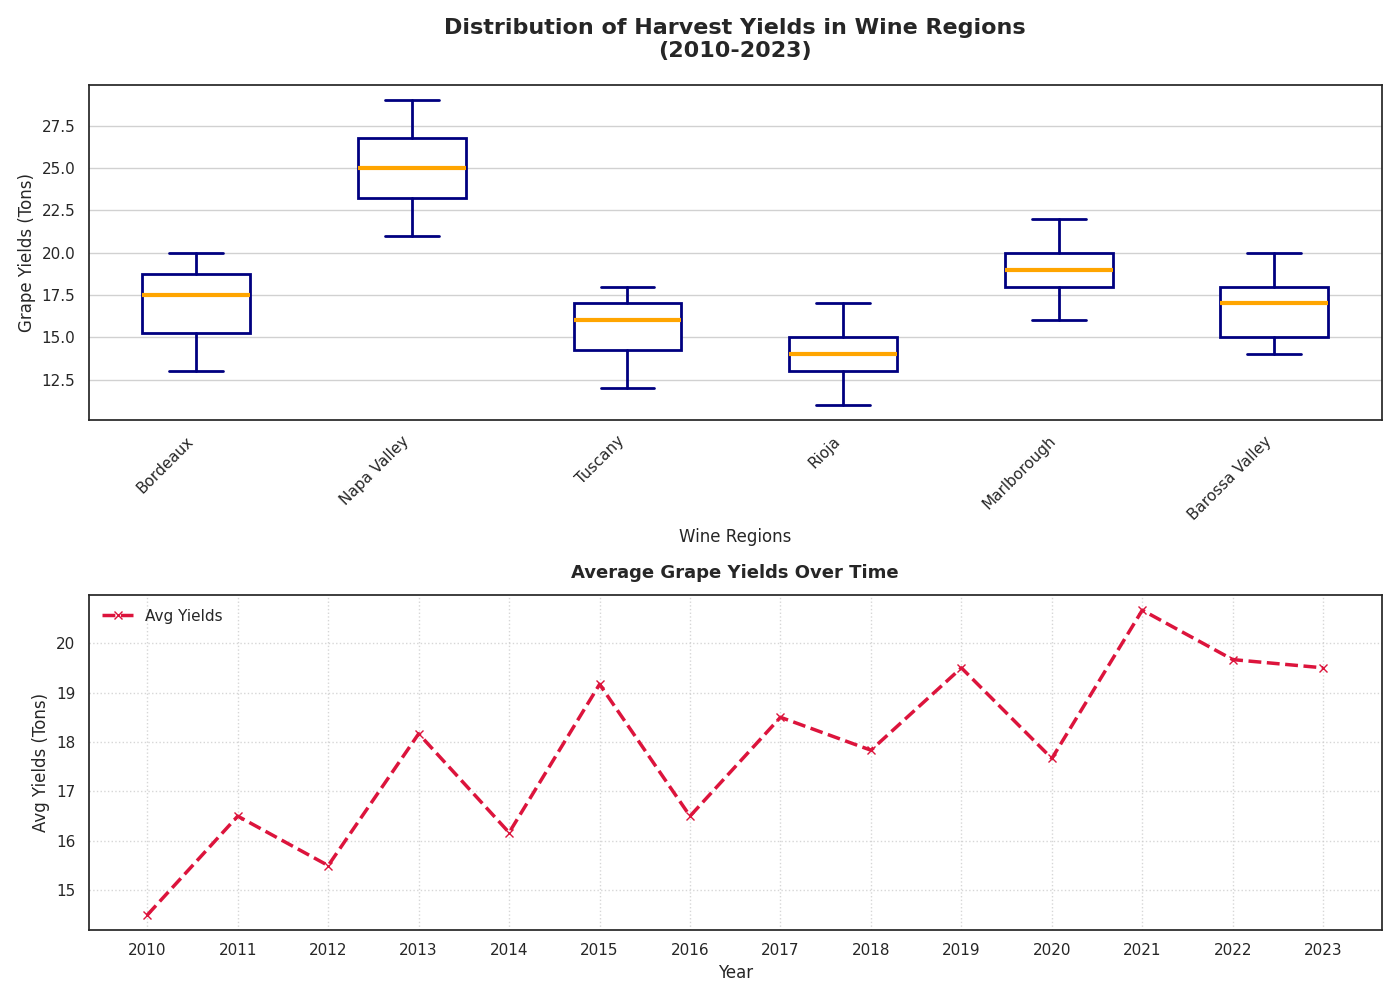

Generate this figure with Python:
import matplotlib.pyplot as plt

bordeaux_yields = [13, 16, 15, 18, 14, 20, 16, 19, 17, 18, 15, 19, 20, 18]
napa_valley_yields = [21, 23, 22, 24, 23, 26, 25, 24, 27, 26, 25, 28, 29, 27]
tuscany_yields = [12, 14, 13, 16, 15, 17, 14, 16, 15, 17, 16, 18, 17, 18]
rioja_yields = [11, 13, 12, 15, 12, 14, 13, 15, 14, 16, 13, 17, 15, 16]
marlborough_yields = [16, 18, 17, 19, 18, 20, 17, 19, 18, 21, 20, 22, 19, 21]
barossa_valley_yields = [14, 15, 14, 17, 15, 18, 14, 18, 16, 19, 17, 20, 18, 17]

yield_data = [
    bordeaux_yields,
    napa_valley_yields,
    tuscany_yields,
    rioja_yields,
    marlborough_yields,
    barossa_valley_yields
]

regions = ['Bordeaux', 'Napa Valley', 'Tuscany', 'Rioja', 'Marlborough', 'Barossa Valley']

colors = ['lightgreen', 'lightcoral', 'lightblue', 'lightyellow', 'lightcyan', 'lightsalmon']

fig, ax = plt.subplots(2, 1, figsize=(14, 10))

# Assign different face colors for each region's box
ax[0].boxplot(yield_data, patch_artist=True, notch=False, vert=True,
              boxprops=dict(facecolor='white', color='navy', linewidth=2),
              whiskerprops=dict(color='navy', linewidth=2),
              capprops=dict(color='navy', linewidth=2),
              medianprops=dict(color='orange', linewidth=3),
              flierprops=dict(marker='s', color='navy', alpha=0.8))

for patch, color in zip(ax[0].artists, colors):
    patch.set_facecolor(color)

ax[0].set_title('Distribution of Harvest Yields in Wine Regions\n(2010-2023)', fontsize=16, fontweight='bold', pad=20)
ax[0].set_xlabel('Wine Regions', fontsize=12)
ax[0].set_ylabel('Grape Yields (Tons)', fontsize=12)
ax[0].set_xticklabels(regions, rotation=45, ha='right')
ax[0].grid(axis='y', linestyle='-', alpha=0.9)

years = list(range(2010, 2024))
average_yields_per_year = [
    sum(yields) / len(yields) for yields in zip(*yield_data)
]

ax[1].plot(years, average_yields_per_year, marker='x', color='crimson', linestyle='--', linewidth=2.5, label='Avg Yields')
ax[1].set_title('Average Grape Yields Over Time', fontsize=13, fontweight='bold', pad=12)
ax[1].set_xlabel('Year', fontsize=12)
ax[1].set_ylabel('Avg Yields (Tons)', fontsize=12)
ax[1].set_xticks(years)
ax[1].legend(loc='upper left', frameon=False)
ax[1].grid(linestyle=':', alpha=0.8)

plt.tight_layout()
plt.show()
